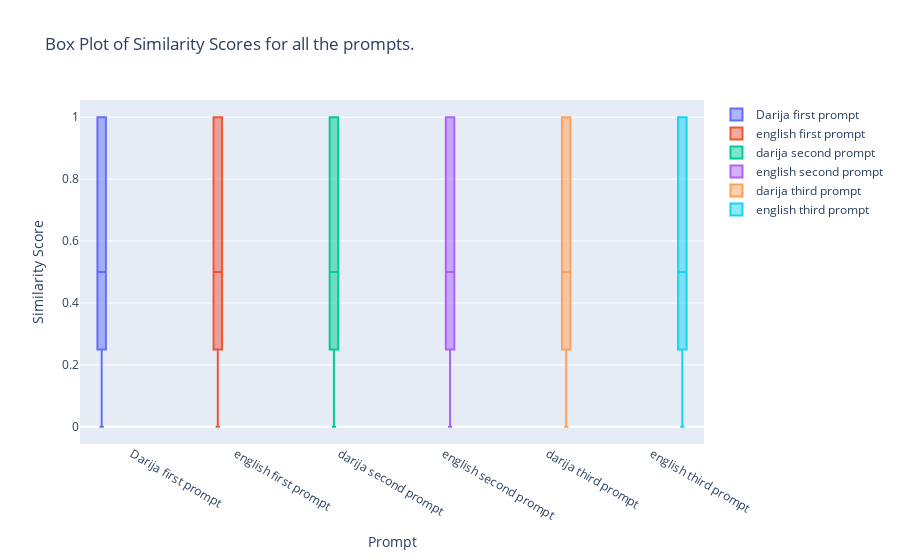

Notebook code cell kept with this figure:
### Code cell
import plotly.graph_objects as go
fig = go.Figure()

fig.add_trace(go.Box(y=dataset['similarity_p1'], name='Darija first prompt'))
fig.add_trace(go.Box(y=dataset['similarity_eng_p1'], name='english first prompt'))
fig.add_trace(go.Box(y=dataset['similarity_p2'], name='darija second prompt'))
fig.add_trace(go.Box(y=dataset['similarity_eng_p2'], name='english second prompt'))
fig.add_trace(go.Box(y=dataset['similarity_p3'], name='darija third prompt'))
fig.add_trace(go.Box(y=dataset['similarity_eng_p3'], name='english third prompt'))

# Update layout
fig.update_layout(
    title='Box Plot of Similarity Scores for all the prompts.',
    yaxis_title='Similarity Score',
    xaxis_title='Prompt',
    boxmode='group'  # group the box plots together
)

# Show plot
fig.show()

### Figure 1 — Plotly figure (JSON) as saved in the notebook; plotly's stock layout.template omitted (floating-point values rounded to 4 significant figures; data arrays with more than 128 entries replaced by an {"elided": "..."} marker saying what was removed)
{"data": [{"name": "Darija first prompt", "type": "box", "y": {"elided": "1000 float values"}}, {"name": "english first prompt", "type": "box", "y": {"elided": "1000 float values"}}, {"name": "darija second prompt", "type": "box", "y": {"elided": "1000 float values"}}, {"name": "english second prompt", "type": "box", "y": {"elided": "1000 float values"}}, {"name": "darija third prompt", "type": "box", "y": {"elided": "1000 float values"}}, {"name": "english third prompt", "type": "box", "y": {"elided": "1000 float values"}}], "layout": {"boxmode": "group", "title": {"text": "Box Plot of Similarity Scores for all the prompts."}, "xaxis": {"title": {"text": "Prompt"}}, "yaxis": {"title": {"text": "Similarity Score"}}}}
